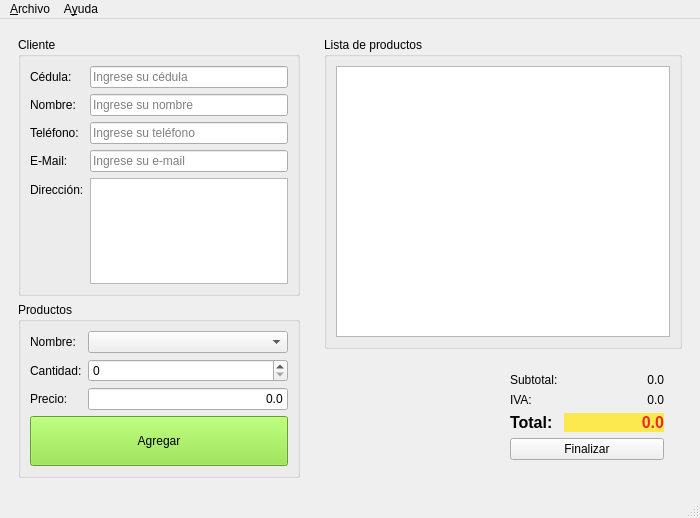
<?xml version="1.0" encoding="UTF-8"?>
<ui version="4.0">
 <class>Tienda</class>
 <widget class="QMainWindow" name="Tienda">
  <property name="enabled">
   <bool>true</bool>
  </property>
  <property name="geometry">
   <rect>
    <x>0</x>
    <y>0</y>
    <width>700</width>
    <height>518</height>
   </rect>
  </property>
  <property name="windowTitle">
   <string>Tienda</string>
  </property>
  <property name="windowIcon">
   <iconset resource="Icono.qrc">
    <normaloff>:/new/prefix1/Recursos/tienda.png</normaloff>:/new/prefix1/Recursos/tienda.png</iconset>
  </property>
  <widget class="QWidget" name="centralwidget">
   <layout class="QHBoxLayout" name="horizontalLayout_3">
    <item>
     <widget class="QWidget" name="widget" native="true">
      <property name="minimumSize">
       <size>
        <width>300</width>
        <height>0</height>
       </size>
      </property>
      <property name="maximumSize">
       <size>
        <width>300</width>
        <height>16777215</height>
       </size>
      </property>
      <layout class="QVBoxLayout" name="verticalLayout_2">
       <item>
        <widget class="QGroupBox" name="groupBox_2">
         <property name="title">
          <string>Cliente</string>
         </property>
         <layout class="QFormLayout" name="formLayout_2">
          <item row="0" column="0">
           <widget class="QLabel" name="label_7">
            <property name="text">
             <string>Cédula:</string>
            </property>
           </widget>
          </item>
          <item row="0" column="1">
           <widget class="QLineEdit" name="inCedula">
            <property name="placeholderText">
             <string>Ingrese su cédula</string>
            </property>
           </widget>
          </item>
          <item row="1" column="0">
           <widget class="QLabel" name="label_8">
            <property name="text">
             <string>Nombre:</string>
            </property>
           </widget>
          </item>
          <item row="1" column="1">
           <widget class="QLineEdit" name="inNombre">
            <property name="placeholderText">
             <string>Ingrese su nombre</string>
            </property>
           </widget>
          </item>
          <item row="2" column="0">
           <widget class="QLabel" name="label_9">
            <property name="text">
             <string>Teléfono:</string>
            </property>
           </widget>
          </item>
          <item row="2" column="1">
           <widget class="QLineEdit" name="inTelefono">
            <property name="placeholderText">
             <string>Ingrese su teléfono</string>
            </property>
           </widget>
          </item>
          <item row="3" column="0">
           <widget class="QLabel" name="label_10">
            <property name="text">
             <string>E-Mail:</string>
            </property>
           </widget>
          </item>
          <item row="3" column="1">
           <widget class="QLineEdit" name="inEmail">
            <property name="placeholderText">
             <string>Ingrese su e-mail</string>
            </property>
           </widget>
          </item>
          <item row="4" column="0">
           <widget class="QLabel" name="label_11">
            <property name="text">
             <string>Dirección:</string>
            </property>
           </widget>
          </item>
          <item row="4" column="1">
           <widget class="QTextEdit" name="inDireccion"/>
          </item>
         </layout>
        </widget>
       </item>
       <item>
        <widget class="QGroupBox" name="groupBox_3">
         <property name="title">
          <string>Productos</string>
         </property>
         <layout class="QFormLayout" name="formLayout_3">
          <item row="0" column="0">
           <widget class="QLabel" name="label_12">
            <property name="text">
             <string>Nombre:</string>
            </property>
           </widget>
          </item>
          <item row="0" column="1">
           <widget class="QComboBox" name="inProducto"/>
          </item>
          <item row="1" column="0">
           <widget class="QLabel" name="label_13">
            <property name="text">
             <string>Cantidad:</string>
            </property>
           </widget>
          </item>
          <item row="1" column="1">
           <widget class="QSpinBox" name="inCantidad"/>
          </item>
          <item row="2" column="0">
           <widget class="QLabel" name="label_14">
            <property name="text">
             <string>Precio:</string>
            </property>
           </widget>
          </item>
          <item row="3" column="0" colspan="2">
           <widget class="QPushButton" name="cmdAgregar">
            <property name="minimumSize">
             <size>
              <width>0</width>
              <height>50</height>
             </size>
            </property>
            <property name="styleSheet">
             <string notr="true">background-color: rgb(138, 226, 52);</string>
            </property>
            <property name="text">
             <string>Agregar</string>
            </property>
           </widget>
          </item>
          <item row="2" column="1">
           <widget class="QLineEdit" name="outPrecio">
            <property name="enabled">
             <bool>true</bool>
            </property>
            <property name="text">
             <string>0.0</string>
            </property>
            <property name="alignment">
             <set>Qt::AlignRight|Qt::AlignTrailing|Qt::AlignVCenter</set>
            </property>
            <property name="readOnly">
             <bool>true</bool>
            </property>
           </widget>
          </item>
         </layout>
        </widget>
       </item>
       <item>
        <spacer name="verticalSpacer">
         <property name="orientation">
          <enum>Qt::Vertical</enum>
         </property>
         <property name="sizeHint" stdset="0">
          <size>
           <width>20</width>
           <height>40</height>
          </size>
         </property>
        </spacer>
       </item>
      </layout>
     </widget>
    </item>
    <item>
     <widget class="QWidget" name="widget_2" native="true">
      <layout class="QVBoxLayout" name="verticalLayout">
       <item>
        <widget class="QGroupBox" name="groupBox">
         <property name="title">
          <string>Lista de productos</string>
         </property>
         <layout class="QHBoxLayout" name="horizontalLayout">
          <item>
           <widget class="QTableWidget" name="outDetalle">
            <property name="gridStyle">
             <enum>Qt::SolidLine</enum>
            </property>
           </widget>
          </item>
         </layout>
        </widget>
       </item>
       <item>
        <widget class="QWidget" name="widget_3" native="true">
         <layout class="QHBoxLayout" name="horizontalLayout_2">
          <item>
           <spacer name="horizontalSpacer">
            <property name="orientation">
             <enum>Qt::Horizontal</enum>
            </property>
            <property name="sizeHint" stdset="0">
             <size>
              <width>45</width>
              <height>20</height>
             </size>
            </property>
           </spacer>
          </item>
          <item>
           <widget class="QWidget" name="widget_4" native="true">
            <layout class="QFormLayout" name="formLayout">
             <item row="0" column="0">
              <widget class="QLabel" name="label">
               <property name="text">
                <string>Subtotal:</string>
               </property>
              </widget>
             </item>
             <item row="0" column="1">
              <widget class="QLabel" name="outSubtotal">
               <property name="minimumSize">
                <size>
                 <width>100</width>
                 <height>0</height>
                </size>
               </property>
               <property name="text">
                <string>0.0</string>
               </property>
               <property name="alignment">
                <set>Qt::AlignRight|Qt::AlignTrailing|Qt::AlignVCenter</set>
               </property>
              </widget>
             </item>
             <item row="1" column="0">
              <widget class="QLabel" name="label_3">
               <property name="text">
                <string>IVA:</string>
               </property>
              </widget>
             </item>
             <item row="1" column="1">
              <widget class="QLabel" name="outIva">
               <property name="minimumSize">
                <size>
                 <width>100</width>
                 <height>0</height>
                </size>
               </property>
               <property name="text">
                <string>0.0</string>
               </property>
               <property name="alignment">
                <set>Qt::AlignRight|Qt::AlignTrailing|Qt::AlignVCenter</set>
               </property>
              </widget>
             </item>
             <item row="2" column="0">
              <widget class="QLabel" name="label_5">
               <property name="font">
                <font>
                 <pointsize>12</pointsize>
                 <weight>75</weight>
                 <bold>true</bold>
                </font>
               </property>
               <property name="text">
                <string>Total:</string>
               </property>
              </widget>
             </item>
             <item row="2" column="1">
              <widget class="QLabel" name="outTotal">
               <property name="minimumSize">
                <size>
                 <width>100</width>
                 <height>0</height>
                </size>
               </property>
               <property name="font">
                <font>
                 <pointsize>12</pointsize>
                 <weight>75</weight>
                 <bold>true</bold>
                </font>
               </property>
               <property name="styleSheet">
                <string notr="true">background-color: rgb(252, 233, 79);
color: rgb(239, 41, 41);</string>
               </property>
               <property name="text">
                <string>0.0</string>
               </property>
               <property name="alignment">
                <set>Qt::AlignRight|Qt::AlignTrailing|Qt::AlignVCenter</set>
               </property>
              </widget>
             </item>
             <item row="3" column="0" colspan="2">
              <widget class="QPushButton" name="cmdFinalizar">
               <property name="text">
                <string>Finalizar</string>
               </property>
              </widget>
             </item>
            </layout>
           </widget>
          </item>
         </layout>
        </widget>
       </item>
      </layout>
     </widget>
    </item>
   </layout>
  </widget>
  <widget class="QMenuBar" name="menubar">
   <property name="geometry">
    <rect>
     <x>0</x>
     <y>0</y>
     <width>700</width>
     <height>21</height>
    </rect>
   </property>
   <widget class="QMenu" name="menu_Archivo">
    <property name="title">
     <string>&amp;Archivo</string>
    </property>
    <addaction name="mnuAgregar"/>
    <addaction name="separator"/>
    <addaction name="mnuFinalizar"/>
   </widget>
   <widget class="QMenu" name="menuA_yuda">
    <property name="title">
     <string>A&amp;yuda</string>
    </property>
    <addaction name="mnuAcerca"/>
   </widget>
   <addaction name="menu_Archivo"/>
   <addaction name="menuA_yuda"/>
  </widget>
  <widget class="QStatusBar" name="statusbar"/>
  <action name="mnuAgregar">
   <property name="text">
    <string>A&amp;gregar</string>
   </property>
   <property name="shortcut">
    <string>Ctrl+N</string>
   </property>
  </action>
  <action name="mnuFinalizar">
   <property name="text">
    <string>&amp;Finalizar</string>
   </property>
   <property name="shortcut">
    <string>Ctrl+Q</string>
   </property>
  </action>
  <action name="mnuAcerca">
   <property name="text">
    <string>A&amp;cerca de</string>
   </property>
  </action>
 </widget>
 <resources>
  <include location="Icono.qrc"/>
 </resources>
 <connections/>
</ui>
